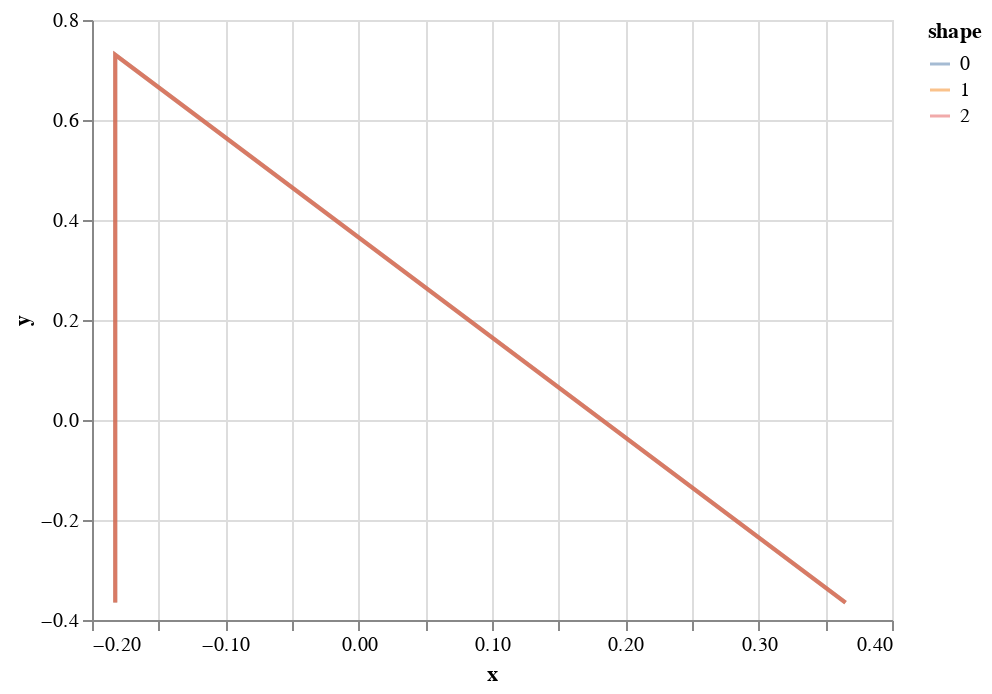

Write notebook code for a chart like this one.
### Markdown cell above
We then convert the 3D numpy array to a dataframe (using `xarray`) for plotting.

### Code cell
da.values = aligned_shapes
aligned_points = da.to_unstacked_dataset('xy').to_dataframe().reset_index()

alt.Chart(aligned_points).mark_line(opacity=0.5).encode(
    x='x',
    y='y',
    detail='shape',
    color='shape:N'
)

### Figure 1 — Vega-Lite specification as saved in the notebook (floating-point values rounded to 4 significant figures)
{"config": {"view": {"continuousWidth": 400, "continuousHeight": 300}}, "data": {"name": "data-c02c635fccec02f1185693da22cf110f"}, "mark": {"type": "line", "opacity": 0.5}, "encoding": {"color": {"field": "shape", "type": "nominal"}, "detail": {"field": "shape", "type": "quantitative"}, "x": {"field": "x", "type": "quantitative"}, "y": {"field": "y", "type": "quantitative"}}, "$schema": "https://vega.github.io/schema/vega-lite/v4.17.0.json", "datasets": {"data-c02c635fccec02f1185693da22cf110f": [{"shape": 0, "point": 0, "x": -0.1826, "y": -0.3651}, {"shape": 0, "point": 1, "x": -0.1826, "y": 0.7303}, {"shape": 0, "point": 2, "x": 0.3651, "y": -0.3651}, {"shape": 1, "point": 0, "x": -0.1826, "y": -0.3651}, {"shape": 1, "point": 1, "x": -0.1826, "y": 0.7303}, {"shape": 1, "point": 2, "x": 0.3651, "y": -0.3651}, {"shape": 2, "point": 0, "x": -0.1826, "y": -0.3651}, {"shape": 2, "point": 1, "x": -0.1826, "y": 0.7303}, {"shape": 2, "point": 2, "x": 0.3651, "y": -0.3651}]}}
